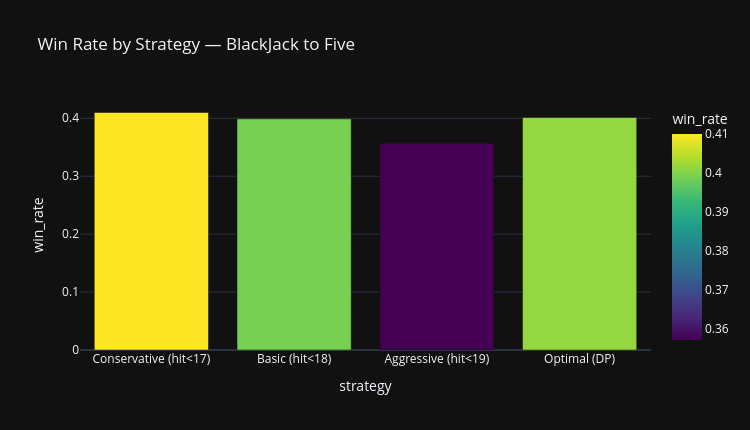

The code cell stored with this chart in its notebook:
### Code cell
# Cell 6 — Strategy Comparison & Export
import os

# Compare basic vs aggressive vs optimal
strategies_compare = []
for name, threshold in [('Conservative (hit<17)', 17),
                         ('Basic (hit<18)', 18),
                         ('Aggressive (hit<19)', 19),
                         ('Optimal (DP)', int(best['threshold']))]:
    wins = 0
    n = 5000
    for _ in range(n):
        deck = build_deck()
        random.shuffle(deck)
        hand = [deck.pop(), deck.pop()]
        while hand_value(hand) < threshold and len(deck) > 0:
            hand.append(deck.pop())
        player_val = hand_value(hand)
        dealer_hand = [deck.pop(), deck.pop()]
        while hand_value(dealer_hand) < 17 and len(deck) > 0:
            dealer_hand.append(deck.pop())
        dealer_val = hand_value(dealer_hand)
        if player_val <= 21 and (dealer_val > 21 or player_val > dealer_val):
            wins += 1
    strategies_compare.append({'strategy': name, 'win_rate': round(wins/n, 4)})

compare_df = pd.DataFrame(strategies_compare)
print("=== Strategy Comparison ===")
print(compare_df.to_string(index=False))

fig2 = px.bar(compare_df, x='strategy', y='win_rate',
              color='win_rate',
              color_continuous_scale='Viridis',
              title='Win Rate by Strategy — BlackJack to Five',
              template='plotly_dark')
fig2.update_layout(width=750, height=430)
fig2.show()

# Export
output_dir = r'C:\Users\Gurveer\ds-portfolio\project-20-blackjack-to-five\outputs'
os.makedirs(output_dir, exist_ok=True)
results_df.to_csv(f'{output_dir}\\simulation_results.csv', index=False)
bust_df.to_csv(f'{output_dir}\\bust_probabilities.csv', index=False)
strategy_df.to_csv(f'{output_dir}\\strategy_optimization.csv', index=False)
compare_df.to_csv(f'{output_dir}\\strategy_comparison.csv', index=False)
print(f"\nAll exports saved to outputs/")

### Figure 1 — Plotly figure (JSON) as saved in the notebook; plotly's stock layout.template omitted (floating-point values rounded to 4 significant figures)
{"data": [{"hovertemplate": "strategy=%{x}<br>win_rate=%{marker.color}<extra></extra>", "legendgroup": "", "marker": {"color": [0.41, 0.399, 0.357, 0.4014], "coloraxis": "coloraxis", "pattern": {"shape": ""}}, "name": "", "orientation": "v", "showlegend": false, "textposition": "auto", "type": "bar", "x": ["Conservative (hit<17)", "Basic (hit<18)", "Aggressive (hit<19)", "Optimal (DP)"], "xaxis": "x", "y": [0.41, 0.399, 0.357, 0.4014], "yaxis": "y"}], "layout": {"barmode": "relative", "coloraxis": {"colorbar": {"title": {"text": "win_rate"}}, "colorscale": [[0, "#440154"], [0.1111, "#482878"], [0.2222, "#3e4989"], [0.3333, "#31688e"], [0.4444, "#26828e"], [0.5556, "#1f9e89"], [0.6667, "#35b779"], [0.7778, "#6ece58"], [0.8889, "#b5de2b"], [1, "#fde725"]]}, "height": 430, "legend": {"tracegroupgap": 0}, "title": {"text": "Win Rate by Strategy — BlackJack to Five"}, "width": 750, "xaxis": {"anchor": "y", "domain": [0, 1], "title": {"text": "strategy"}}, "yaxis": {"anchor": "x", "domain": [0, 1], "title": {"text": "win_rate"}}}}
